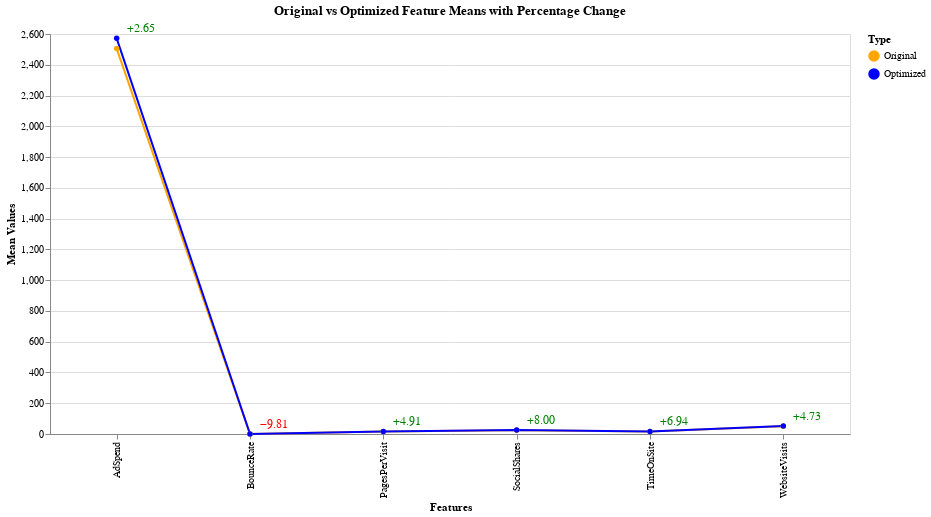

Source (notebook cell):
### Markdown cell above
### Grafici algoritmo con adspend entro 5%

### Code cell
import pandas as pd
import altair as alt

# Dati delle feature originali e ottimizzate
features = ['AdSpend', 'TimeOnSite', 'PagesPerVisit', 'WebsiteVisits', 'SocialShares', 'BounceRate']
original_means = [2505.21, 15.60, 15.63, 49.91, 24.28, 0.40]
optimized_means = [2571.66, 16.69, 16.40, 52.26, 26.22, 0.36]
percentage_changes = [2.65, 6.94, 4.91, 4.73, 8.00, -9.81]

# Creiamo un DataFrame per Altair
data = {
    'Feature': features + features,
    'Value': original_means + optimized_means,
    'Type': ['Original'] * len(features) + ['Optimized'] * len(features),
    'Percentage Change': percentage_changes + percentage_changes
}
df_medie2 = pd.DataFrame(data)

# Grafico con punti e linee di connessione
line_chart = alt.Chart(df_medie2).mark_line(point=True).encode(
    x=alt.X('Feature:N', title='Features'),
    y=alt.Y('Value:Q', title='Mean Values'),
    color=alt.Color('Type:N', scale=alt.Scale(domain=['Original', 'Optimized'], range=['orange', 'blue'])),
    tooltip=['Feature', 'Value', 'Type']
).properties(
    title="Original vs Optimized Feature Means with Percentage Change",
    width=800,
    height=400
)

# Aggiungi etichette con la variazione percentuale sui punti ottimizzati
text_labels = alt.Chart(df_medie2[df_medie2['Type'] == 'Optimized']).mark_text(
    align='left',
    baseline='middle',
    dx=10,  # Spostamento orizzontale per evitare sovrapposizione con i punti
    dy=-10,  # Spostamento verticale per evitare sovrapposizione con le linee
    fontSize=12
).encode(
    x=alt.X('Feature:N'),
    y=alt.Y('Value:Q'),
    text=alt.Text('Percentage Change:Q', format='+.2f'),  # Visualizza la variazione percentuale
    color=alt.condition(
        alt.datum['Percentage Change'] > 0, alt.value('green'), alt.value('red')  # Verde per aumenti, rosso per diminuzioni
    )
)

# Combina il grafico con i punti, le linee e le etichette
final_chart = line_chart + text_labels

# Mostra il grafico interattivo
final_chart

### Figure 1 — Vega-Lite specification as saved in the notebook (floating-point values rounded to 4 significant figures)
{"config": {"view": {"continuousWidth": 300, "continuousHeight": 300}}, "layer": [{"data": {"name": "data-ea2c6341e0cb0e8c888a8b223569d0f3"}, "mark": {"type": "line", "point": true}, "encoding": {"color": {"field": "Type", "scale": {"domain": ["Original", "Optimized"], "range": ["orange", "blue"]}, "type": "nominal"}, "tooltip": [{"field": "Feature", "type": "nominal"}, {"field": "Value", "type": "quantitative"}, {"field": "Type", "type": "nominal"}], "x": {"field": "Feature", "title": "Features", "type": "nominal"}, "y": {"field": "Value", "title": "Mean Values", "type": "quantitative"}}, "title": "Original vs Optimized Feature Means with Percentage Change"}, {"data": {"name": "data-be48ddf7a0cbab99606cdc930116db87"}, "mark": {"type": "text", "align": "left", "baseline": "middle", "dx": 10, "dy": -10, "fontSize": 12}, "encoding": {"color": {"condition": {"test": "(datum['Percentage Change'] > 0)", "value": "green"}, "value": "red"}, "text": {"field": "Percentage Change", "format": "+.2f", "type": "quantitative"}, "x": {"field": "Feature", "type": "nominal"}, "y": {"field": "Value", "type": "quantitative"}}}], "height": 400, "width": 800, "$schema": "https://vega.github.io/schema/vega-lite/v5.17.0.json", "datasets": {"data-ea2c6341e0cb0e8c888a8b223569d0f3": [{"Feature": "AdSpend", "Value": 2505.0, "Type": "Original", "Percentage Change": 2.65}, {"Feature": "TimeOnSite", "Value": 15.6, "Type": "Original", "Percentage Change": 6.94}, {"Feature": "PagesPerVisit", "Value": 15.63, "Type": "Original", "Percentage Change": 4.91}, {"Feature": "WebsiteVisits", "Value": 49.91, "Type": "Original", "Percentage Change": 4.73}, {"Feature": "SocialShares", "Value": 24.28, "Type": "Original", "Percentage Change": 8.0}, {"Feature": "BounceRate", "Value": 0.4, "Type": "Original", "Percentage Change": -9.81}, {"Feature": "AdSpend", "Value": 2572.0, "Type": "Optimized", "Percentage Change": 2.65}, {"Feature": "TimeOnSite", "Value": 16.69, "Type": "Optimized", "Percentage Change": 6.94}, {"Feature": "PagesPerVisit", "Value": 16.4, "Type": "Optimized", "Percentage Change": 4.91}, {"Feature": "WebsiteVisits", "Value": 52.26, "Type": "Optimized", "Percentage Change": 4.73}, {"Feature": "SocialShares", "Value": 26.22, "Type": "Optimized", "Percentage Change": 8.0}, {"Feature": "BounceRate", "Value": 0.36, "Type": "Optimized", "Percentage Change": -9.81}], "data-be48ddf7a0cbab99606cdc930116db87": [{"Feature": "AdSpend", "Value": 2572.0, "Type": "Optimized", "Percentage Change": 2.65}, {"Feature": "TimeOnSite", "Value": 16.69, "Type": "Optimized", "Percentage Change": 6.94}, {"Feature": "PagesPerVisit", "Value": 16.4, "Type": "Optimized", "Percentage Change": 4.91}, {"Feature": "WebsiteVisits", "Value": 52.26, "Type": "Optimized", "Percentage Change": 4.73}, {"Feature": "SocialShares", "Value": 26.22, "Type": "Optimized", "Percentage Change": 8.0}, {"Feature": "BounceRate", "Value": 0.36, "Type": "Optimized", "Percentage Change": -9.81}]}}
